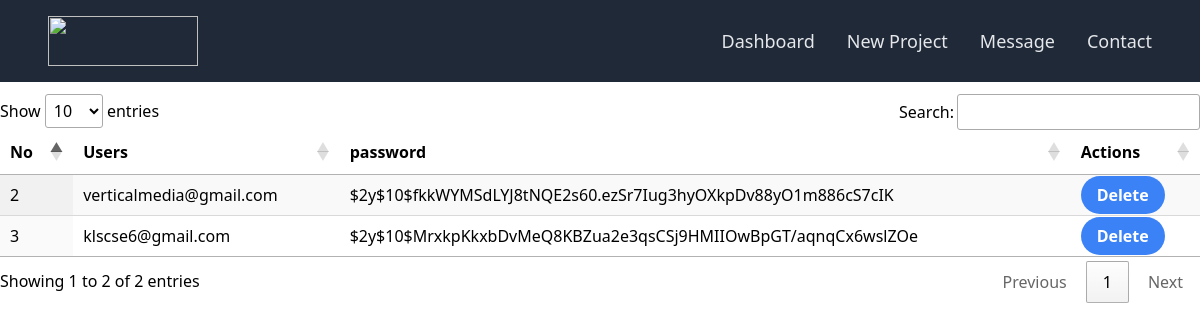
Before: /dash/Pages/users.php with the older database file.
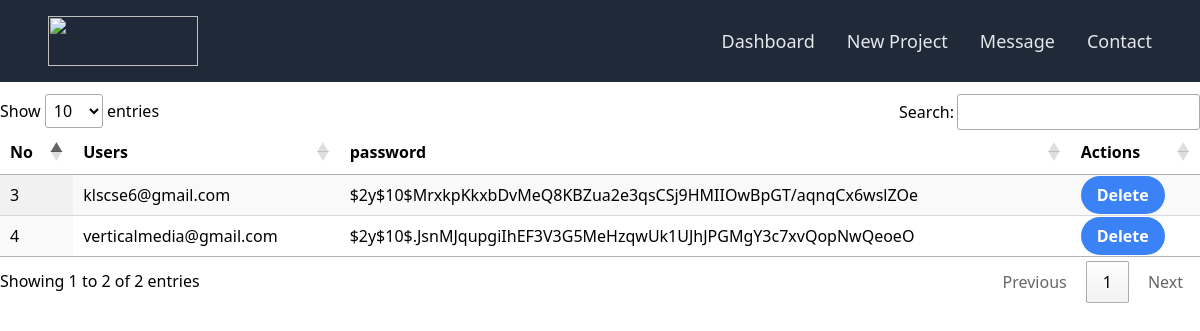
After: the same page with the newer database file.
### tables this page shows
CREATE TABLE `users` (
  `dashboard_id` int(11) NOT NULL,
  `email` varchar(255) NOT NULL,
  `password` varchar(255) NOT NULL,
  `name` varchar(40) NOT NULL,
  `Country` varchar(50) DEFAULT NULL,
  `Street` varchar(100) DEFAULT NULL,
  `date` int(20) NOT NULL,
  `City` varchar(50) DEFAULT NULL,
  `State` varchar(50) DEFAULT NULL,
  `ZIP` varchar(20) DEFAULT NULL
);

### dash/Pages/php/users.php (called while the page is built, shortened)
<?php
function get_all_user($conn) {
    $sql = "SELECT * FROM users";
    $stmt = $conn->prepare($sql);
    $stmt->execute();
    $result = $stmt->get_result();
    $users = array();
    while ($row = $result->fetch_assoc()) {
        $users[] = $row;
    }
    return $users;
}
?>

### dash/Pages/users.php (the view, shortened to what this page needs)
<?php
include "php/conn.php";
include "php/users.php";
$user = get_all_user($conn);
 ?>
<!DOCTYPE html>
<html lang="en">
<head>
    <link href="https://unpkg.com/tailwindcss@^2/dist/tailwind.min.css" rel="stylesheet">
    <link rel="stylesheet" href="https://cdn.datatables.net/1.11.2/css/jquery.dataTables.min.css">
</head>
<body>
<nav class="p-4 bg-gray-800 text-gray-200 mb-3">
  <div class="flex justify-between items-center">
  <div class="flex items-center pl-8">
    <img class="well" style="height: 50px; width: 150px;" src="https://verticalmedia.co.in/img/logo.png" >
  </div>
    <div class="hidden md:flex">
  <ul class="hidden md:flex">
    <li class="text-lg pr-8 "><a href="../Contacts.php" class="transition duration-300 focus:outline-none focus:text-yellow-500 focus:underline hover:underline hover:text-yellow-500" style="text-underline-offset: 8px;">Dashboard</a></li>
    <li class="text-lg pr-8"><a href="../../postproj.php" class="transition duration-300 focus:outline-none focus:text-yellow-500 focus:underline hover:underline hover:text-yellow-500" style="text-underline-offset: 8px;">New Project</a></li>
    <li class="text-lg pr-8"><a href="" class="transition duration-300 focus:outline-none focus:text-yellow-500 focus:underline hover:underline hover:text-yellow-500" style="text-underline-offset: 8px;">Message</a></li>
    <li class="text-lg pr-8"><a href="postproj.php" class="transition duration-300 focus:outline-none focus:text-yellow-500 focus:underline hover:underline hover:text-yellow-500" style="text-underline-offset: 8px;">Contact</a></li>
  </ul>
  </div>
  </div>
</nav>
<table id="example" class="display">
                <thead>
                    <tr>
                    <th style="visible:hidden;">No</th>
                        <th>Users</th>
                        <th>password</th>
                        <th>Actions</th>
                    </tr>
                </thead>
                <tbody>
                    <?php foreach ($user as $users): ?>
                        <tr>
                        <td><?= $users['dashboard_id'] ?></td>
                        <td><?= $users['email'] ?></td>
                        <td><?= $users['password'] ?></td>
                            <td><a class="bg-blue-500 hover:bg-blue-700 text-white font-bold py-2 px-4 rounded-full" href="php/deleteuser.php?dashboard_id=<?= urlencode($users['dashboard_id']) ?>" onclick="return confirm('Are you sure you want to delete this Users?')">Delete</a>
                            </td>
                        </tr>
                    <?php endforeach; ?>
                </tbody>
  </table>
</body>
</html>

Changed rows visible on the page:
removed users: dashboard_id "2", email "verticalmedia@gmail.com", password "$2y$10$fkkWYMSdLYJ8tNQE2s60.ezSr7Iug3hyOXkpDv88yO1m886cS7cIK"
added users: dashboard_id "4", email "verticalmedia@gmail.com", password "$2y$10$.JsnMJqupgiIhEF3V3G5MeHzqwUk1UJhJPGMgY3c7xvQopNwQeoeO"
